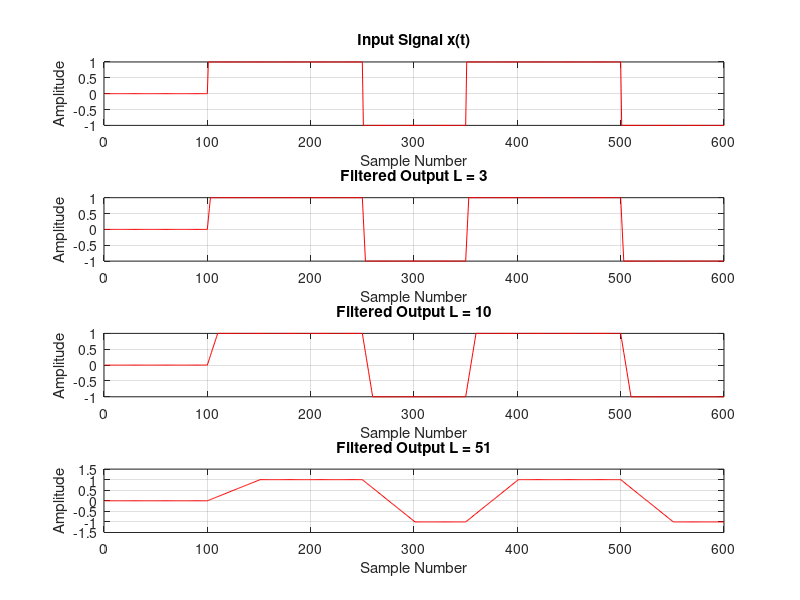

Recreate this plot in MATLAB. (Note: this script raises an error after producing the figure.)
clc;
clear;
close all;

% Input signal
x = [zeros(1,100) ones(1,150) -ones(1,100) ...
     ones(1,150) -ones(1,100)];

% Moving average window lengths
L1 = 3;
L2 = 10;
L3 = 51;

% FIR coefficients
b1 = ones(1,L1)/L1;
b2 = ones(1,L2)/L2;
b3 = ones(1,L3)/L3;

% Denominator coefficient
a = 1;

% Apply moving average filters
y1 = filter(b1,a,x);
y2 = filter(b2,a,x);
y3 = filter(b3,a,x);

% Plot
figure;

subplot(4,1,1);
plot(x,'r');
grid on;
title('Input Signal x(t)');
xlabel('Sample Number');
ylabel('Amplitude');

subplot(4,1,2);
plot(y1,'r');
grid on;
title('Filtered Output L = 3');
xlabel('Sample Number');
ylabel('Amplitude');

subplot(4,1,3);
plot(y2,'r');
grid on;
title('Filtered Output L = 10');
xlabel('Sample Number');
ylabel('Amplitude');

subplot(4,1,4);
plot(y3,'r');
grid on;
title('Filtered Output L = 51');
xlabel('Sample Number');
ylabel('Amplitude');

% Delay line for L = 51
hold on;
xline(300,'b','LineWidth',1.5);
hold off;
